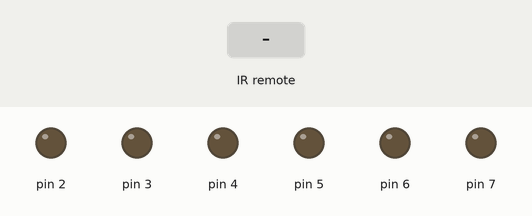
Recording of a sketch running on a simulated Arduino Uno, built with avr-gcc and run on an emulated ATmega328P. Shown: output pins drawn as LEDs (lit = HIGH). The inputs (shaded band) are chosen by the test bench. What the sketch prints to the serial monitor is not drawn.

Above: at 1.2 s.
1.3 s: infrared code 0x80B92 received
At 2.1 s:
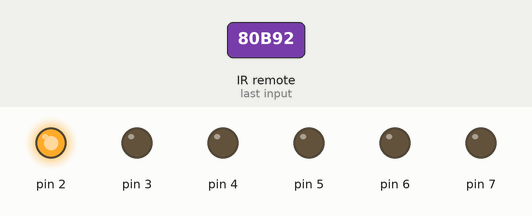
3.8 s: infrared code 0xC0B92 received
At 4.6 s:
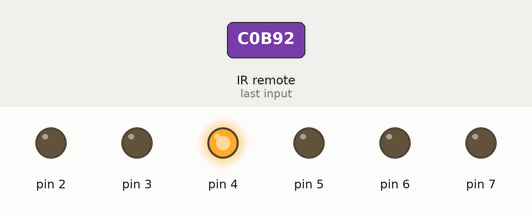
6.3 s: infrared code 0xA0B92 received
At 7.1 s:
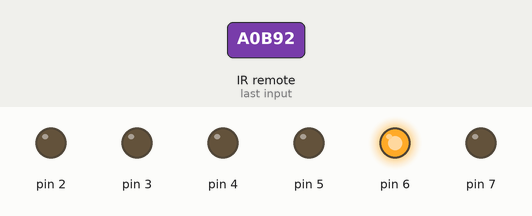
8.8 s: infrared code 0x40B92 received
At 9.6 s:
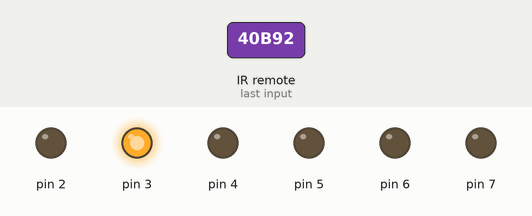
11.3 s: infrared code 0x20B92 received
At 12.1 s:
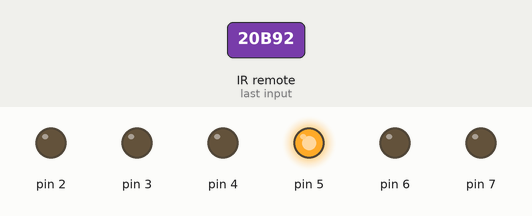
13.8 s: infrared code 0x60B92 received
At 14.6 s:
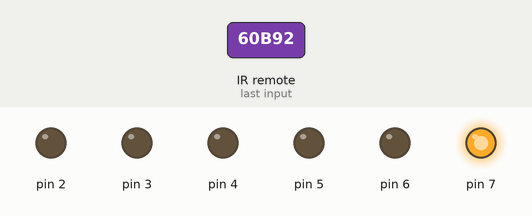
Timing chart, 0 to 16.8 s (numbered marks = the images above; inputs shaded):
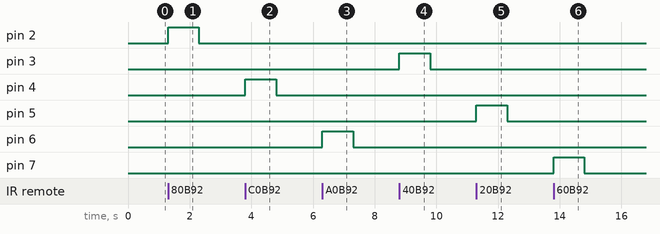

The sketch:

project50.ino
```cpp
int receiverpin = 11;
#include <IRremote.h>
IRrecv irrecv(receiverpin);
decode_results results;

void setup()
{
  Serial.begin(9600);
  irrecv.enableIRIn();
  for (int z = 2 ; z < 8; z++)
  {
    pinMode(z, OUTPUT);
  }
}

void translateIR()
{
  switch(results.value)
  {
    case 0x80B92: pinOn(2); break;
    case 0x40B92: pinOn(3); break;
    case 0xC0B92: pinOn(4); break;
    case 0x20B92: pinOn(5); break;
    case 0xA0B92: pinOn(6); break;
    case 0x60B92: pinOn(7); break;
  }
}

void pinOn(int pin)
{
  digitalWrite(pin, HIGH);
  delay(1000);
  digitalWrite(pin, LOW);
}

void loop()
{
  if (irrecv.decode(&results))
  {
    Serial.print(results.value, HEX);
    Serial.print(" ");
    translateIR();
    for (int z = 0; z < 2; z++)
    {
      irrecv.resume();
    }
  }
}
```

Measured:
- after the input at 1.3 s, pin 2: LOW → HIGH at once, → LOW 1.0 s later
- after the input at 3.8 s, pin 4: LOW → HIGH at once, → LOW 1.0 s later
- after the input at 6.3 s, pin 6: LOW → HIGH at once, → LOW 1.0 s later
- after the input at 8.8 s, pin 3: LOW → HIGH at once, → LOW 1.0 s later
- after the input at 11.3 s, pin 5: LOW → HIGH at once, → LOW 1.0 s later
- after the input at 13.8 s, pin 7: LOW → HIGH at once, → LOW 1.0 s later
